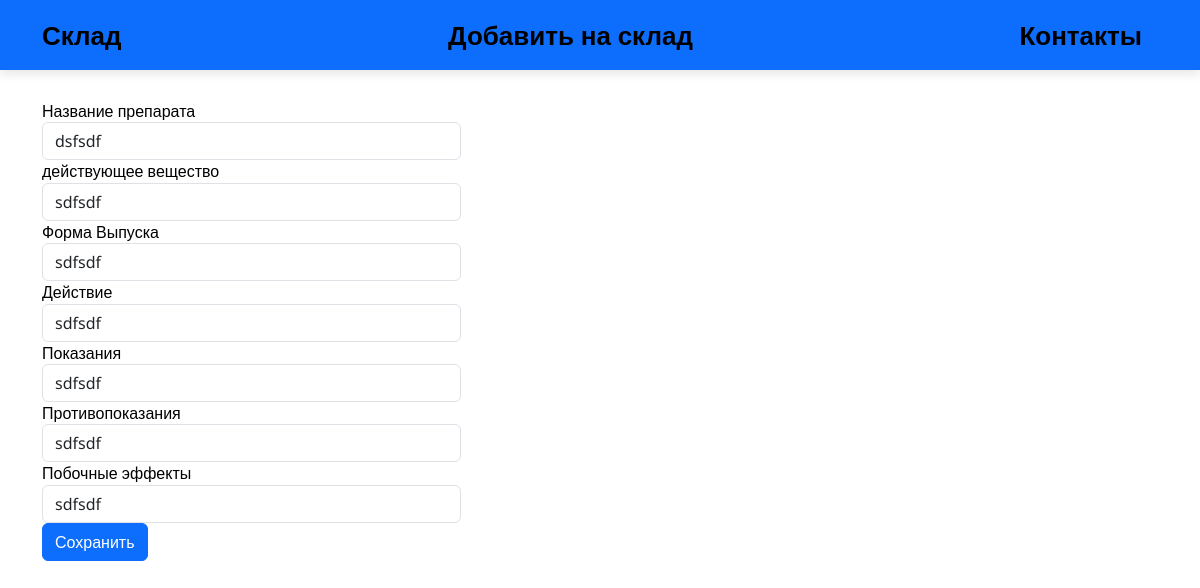
Screenshot of /edit/29/ with the database file from the repository.
### app1/models.py (models this page shows)
class Farma(models.Model):
    name = models.CharField(max_length=50)
    agent = models.CharField(max_length=50)
    form = models.CharField(max_length=10)
    action = models.CharField(max_length=500)
    need = models.CharField(max_length=500)
    non = models.CharField(max_length=500)
    subAction = models.CharField(max_length=500)

### app1/views.py (the view)
# urls.py: path("edit/<int:id>/", edit),
def edit(request, id):
    try:
        farma = Farma.objects.get(id=id)
        if request.method == "POST":
            delete(request, id)
            farma = Farma()
            farma.name = request.POST.get("name")
            farma.agent = request.POST.get("agent")
            farma.form = request.POST.get("form")
            farma.action = request.POST.get("action")
            farma.need = request.POST.get("need")
            farma.non = request.POST.get("non")
            farma.subAction = request.POST.get("subAction")
            farma.save()
            return HttpResponseRedirect("/index.html")
        else:
            return render(request, "html/edit.html", {"farma": farma})
    except Farma.DoesNotExist:
        return HttpResponseNotFound("<h2>Farma not found</h2>")

### app1/templates/html/edit.html (shortened to what this page needs)
<!DOCTYPE html>
{% load static %}
<html lang="ru">
<head>
	<link rel="stylesheet"  href="/static/styles/bootstrap-reboot.min.css">
	<link rel="stylesheet"  href="/static/styles/bootstrap-grid.min.css">
    <link href="https://cdn.jsdelivr.net/npm/bootstrap@5.3.2/dist/css/bootstrap.min.css" rel="stylesheet">
	<link rel="stylesheet"  href="/static/styles/styles.css">
</head>
<body>
<nav class="navbar navbar-expand-lg navbar navbar-dark bg-primary">
		<div class="container">
			<a href="/index.html" class="navbar-brand">Склад</a>
            <a href="/index_addDel.html" class="navbar-brand">Добавить на склад</a>
            <a href="/index_info.html" class="navbar-brand">Контакты</a>
		</div>
	</nav>
    <div class="container">
    <form method="post" >
		 <div class="form-row">
           <div class="form-group col-md-6">
               <label for = "name">Название препарата</label><br>
                    <input type="text" class="form-control" name="name" id = "name" placeholder="{{farma.name}}" value = "{{farma.name}}" required/>
           </div>
           <div class="form-group col-md-6">
               <label for="agent">действующее вещество</label><br>
                    <input type="text" class="form-control" name="agent" id ="agent" placeholder="{{farma.agent}}" value = "{{farma.agent}}" required/>
           </div>
         </div>
           <div class="form-group col-md-6">
                <label for="form">Форма Выпуска</label>
                <input type="text" class="form-control" name = "form" id="form" maxlength="15" placeholder="{{farma.form}}" value = "{{farma.form}}" required/>
           <div class="form-group col-md-12">
                <label for="action">Действие</label>
               <input type="text" class="form-control" name = "action" id="action" maxlength="15" placeholder="{{farma.action}}" value = "{{farma.action}}" required/>
            </div>
           </div>
           <div class="form-group col-md-6">
               <label for="need"> Показания </label><br>
               <input type="text" class="form-control" name="need" id="need" placeholder="{{farma.need}}" value = "{{farma.need}}"/>
               <label for="non"> Противопоказания </label><br>
               <input type="text" class="form-control" name="non" id="non" placeholder="{{farma.non}}" value = "{{farma.non}}"/>
           </div>
           <div class="form-group col-md-6">
            <label>Побочные эффекты </label><br>
            <input type="text" class="form-control" name="subAction" value = "{{farma.subAction}}" required/>
           </div>
		<input type="submit" value="Сохранить"  class="btn btn-primary" />
    </form>
    </div>
</body>
</html>

### static/styles/styles.css (style rules this page uses)
body { position: relative; font-family: 'Noto Sans', sans-serif; font-size: 16px; line-height: 1.4; color: #000; min-width: 320px; overflow-x: hidden; height: auto; }
.navbar { width: 100%; height: 70px; box-shadow: 0 4px 10px rgba(0, 0, 0, .1); margin-bottom: 30px; }
.navbar .container { height: inherit; display: flex; justify-content: space-between; align-items: center; }
.navbar-brand { font-weight: 700; font-size: 26px; text-decoration: none; color: #000; transition: all .1s ease-in-out; }
.form-control { width: 75%; }

### rows the page displays
Farma: name "dsfsdf", agent "sdfsdf", form "sdfsdf", action "sdfsdf", need "sdfsdf", non "sdfsdf", subAction "sdfsdf"
